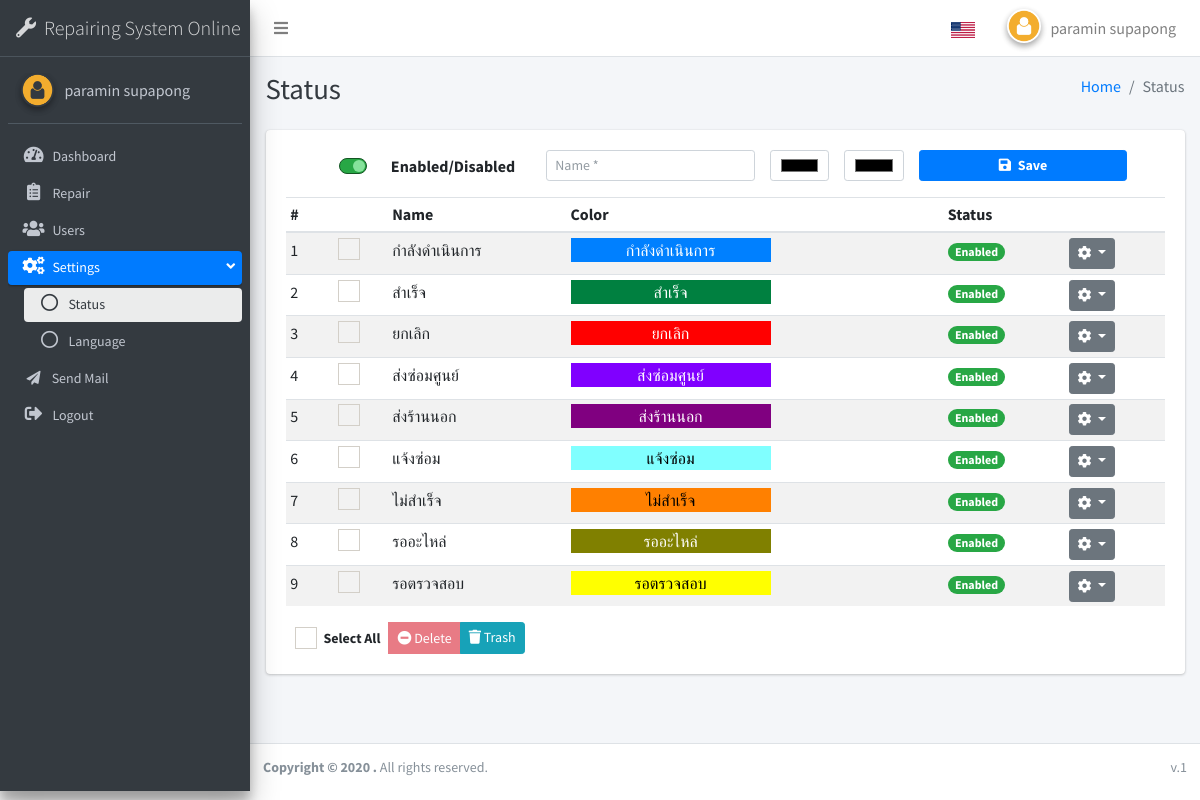
/index.php?page=status (signed in), run on the app's committed database.
### tables this page shows
CREATE TABLE `ui_language` (
  `id` int(11) NOT NULL,
  `en` text NOT NULL,
  `th` text NOT NULL
);

CREATE TABLE `status` (
  `id` int(11) NOT NULL,
  `name` varchar(100) NOT NULL,
  `bg_color` varchar(20) NOT NULL,
  `text_color` varchar(20) NOT NULL DEFAULT '#000000',
  `is_active` enum('Y','N') NOT NULL,
  `is_delete` enum('Y','N') DEFAULT 'N',
  `updated_at` timestamp NOT NULL DEFAULT current_timestamp(),
  `created_at` timestamp NOT NULL DEFAULT current_timestamp()
);

### apps/status/index.php (the view, shortened to what this page needs)
<?php
  $fields = "*";
  $table = "status";
  $conditions = "WHERE `is_delete` = 'N' ";
  $status = fetch_all($fields, $table, $conditions);
?>
<div class="content-wrapper">
  <div class="content-header">
    <div class="container-fluid">
      <div class="row mb-2">
        <div class="col-sm-6">
          <h1 class="m-0 text-dark"><?php lang("Status");?></h1>
        </div>
        <div class="col-sm-6">
          <ol class="breadcrumb float-sm-right">
            <li class="breadcrumb-item"><a href="./"><?php lang("Home");?></a></li>
            <li class="breadcrumb-item active"><?php lang("Status");?></li>
          </ol>
        </div>
      </div>
    </div>
  </div>
  <div class="content">
    <div class="container-fluid">
      <div class="row">
        <div class="col-lg-12">
          <div class="card">
            <div class="card-body">
              <div>
                <form id="forminfo" action="apps/status/do_status.php?action=save_status" method="POST"
                  autocomplete="off">
                  <div class="row d-flex justify-content-center">
                    <div class="col-md-3 text-left text-md-center mt-0 mt-md-1">
                      <div class="form-group">
                        <div class="custom-control custom-switch custom-switch-on-success">
                          <label class="custom-control-label" for="is_active"><?php lang("Enabled");?>/<?php lang("Disabled");?></label>
                        </div>
                      </div>
                    </div>
                    <div class="col-md-3">
                      <div class="form-group">
                        <input type="text" name="status_name" id="status_name" class="form-control form-control-sm"
                          placeholder="<?php lang("Name");?> *">
                      </div>
                    </div>
                    <div class="col-md-1">
                      <div class="form-group">
                        <input type="color" name="bg_color" id="bg_color" class="form-control form-control-sm" title="<?php lang("Background Color");?>"
                          placeholder="<?php lang("Select Color");?> *">
                      </div>
                    </div>
                    <div class="col-md-1">
                      <div class="form-group">
                        <input type="color" name="text_color" id="text_color" class="form-control form-control-sm"
                          placeholder="<?php lang("Select Color");?> *" title="<?php lang("Text Color");?>">
                      </div>
                    </div>
                    <div class="col-md-3">
                      <div class="form-group">
                        <button type="submit" class="btn btn-primary btn-block btn-sm font-weight-bold"><i
                            class="fas fa-save mr-1"></i> <?php lang("Save");?></button>
                      </div>
                    </div>
                  </div>
                </form>
              </div>
              <form action="apps/status/do_status.php?action=delete_all" id="frm" method="POST">
                <div class="table-responsive">
                  <table class="table table-striped table-hover table-sm">
                    <thead>
                      <tr>
                        <th>#</th>
                        <th></th>
                        <th><?php lang("Name");?></th>
                        <th><?php lang("Color");?></th>
                        <th><?php lang("Status");?></th>
                        <th></th>
                      </tr>
                    </thead>
                    <tbody>
                      <?php
                $i = 1;
                foreach($status as $row){
                  if($row["is_active"] == "Y"){
                    $status = lang("Enabled", false);
                    $bg = "success";
                  }else{
                    $status = lang("Disabled", false);
                    $bg = "danger";
                  }
                ?>
                      <tr>
                        <td><?php echo $i++;?></td>
                        <td class="text-center">
                          <div class="icheck-primary d-inline">
                            <label for="checK_<?php echo $i;?>">
                            </label>
                          </div>
                        </td>
                        <td><?php echo $row["name"];?></td>
                        <td><div class="text-center" style="background: <?php echo $row["bg_color"];?>; color: <?php echo $row["text_color"];?>; width: 200px; height: 24px;"><?php echo $row["name"];?></div></td>
                        <td><span class="badge badge-<?php echo $bg;?> badge-pill"><?php echo $status;?></span></td>
                        <td>
                          <div class="dropdown">
                            <button class="btn btn-secondary btn-sm dropdown-toggle" type="button"
                              id="dropdownMenuButton" data-toggle="dropdown" aria-haspopup="true" aria-expanded="false">
                              <i class="fas fa-cog"></i>
                            </button>
                          </div>
                        </td>
                      </tr>
                      <?php } ?>
                    </tbody>
                  </table>
                </div>
                <div class="row">
                  <div class="col-md-12">
                    <div class="btn-group">
                      <button type="button" class="btn-sm btn">
                        <div class="icheck-primary d-inline">
                          <label for="checkall"><?php lang("Select All");?>
                          </label>
                        </div>
                      </button>
                      <button type="button" class="btn-sm btn btn-danger btn-delete-all" disabled data-toggle="modal"
                        data-target="#modalDeleteAll"><i class="fas fa-minus-circle"></i> <?php lang("Delete");?>
                      </button>
                      <a href="?page=status/delete" class="btn-sm btn btn-info"><i class="fas fa-trash"></i>
                      <?php lang("Trash");?></a>
                    </div>
                  </div>
                </div>
            </div>
          </div>
        </div>
      </div>
    </div>
  </div>
</div>

### db_function/function.php (shortened to what this page needs)
<?php
function lang($text, $echo = true){
    global $conn;
    $lang = isset($_SESSION["LANGUAGE"]) ? $_SESSION["LANGUAGE"] : "en" ;
    $stmt =  $conn->prepare(" DESCRIBE ui_language   ");
    $stmt->bindParam(":lang",$lang);
    $stmt->execute();
    $data = $stmt->fetchAll(PDO::FETCH_ASSOC);
    $conditions = false;
    if($data === FALSE){
        if($echo){
            echo $text;
        }else{
            return $text;
        }
    }else{
        foreach($data as $row){
            if($row["Field"] == $lang){
                $conditions = true;
            }
        }
        if($conditions){
            $stmt =  $conn->prepare("SELECT * FROM ui_language WHERE en = :txt OR th = :txt ");
            $stmt->bindParam(":txt",$text, PDO::PARAM_STR);
            $stmt->execute();
            $data = $stmt->fetch(PDO::FETCH_ASSOC);
            if($data === FALSE){
                $sql = "INSERT INTO `ui_language` SET ";
                $sql .= " en = :txt ";
                $stmt = $conn->prepare($sql);
                $stmt->bindParam(":txt",$text);
                $result = $stmt->execute();
                if($echo){
                    echo $text;
                }else{
                    return $text;
                }
            }else{
                $txt_lang = !empty($data[$lang]) ? $data[$lang] : $data["en"];
                if($echo){
                    echo $txt_lang;
                }else{
                    return $txt_lang;
                }
            }
        }
    }
}
function fetch_all($fields, $table, $conditions = NULL , $req = NULL){
    global $conn;
    try{
        $stmt = $conn->prepare("SELECT $fields FROM `$table` $conditions ");
        if(!empty($req)){
            foreach($req as $key => $v){
                $stmt->bindParam(":".$key,$v);
            }
        }
        $result = $stmt->execute();
        $data = array();
        while($row = $stmt->fetch(PDO::FETCH_ASSOC)){
          $data[] = $row;
        }
    }catch(PDOException $e){
        echo "Error: " . $e->getMessage();
        die();
    }
    return $data;
}
?>

### data on the page
ui_language: en "Repairing System Online"
ui_language: en "Dashboard"
ui_language: en "Repair"
ui_language: en "Users"
ui_language: en "Settings"
ui_language: en "Status Status Status Status"
ui_language: en "Language"
ui_language: en "Send Mail"
ui_language: en "Logout"
ui_language: en "Home"
ui_language: en "Enabled"
ui_language: en "Disabled"
ui_language: status_name "Name *", en "Name"
ui_language: en "Save"
ui_language: en "Color"
status: name "กำลังดำเนินการ", ui_language.en "Enabled"
status: name "สำเร็จ", ui_language.en "Enabled"
status: name "ยกเลิก", ui_language.en "Enabled"
status: name "ส่งซ่อมศูนย์", ui_language.en "Enabled"
status: name "ส่งร้านนอก", ui_language.en "Enabled"
status: name "แจ้งซ่อม", ui_language.en "Enabled"
status: name "ไม่สำเร็จ", ui_language.en "Enabled"
status: name "รออะไหล่", ui_language.en "Enabled"
status: name "รอตรวจสอบ", ui_language.en "Enabled"
ui_language: en "Select All"
ui_language: en "Delete"
ui_language: en "Trash"

### other printed values
$_SESSION["FIRST_NAME"] "paramin"
$_SESSION["LAST_NAME"] "supapong"
